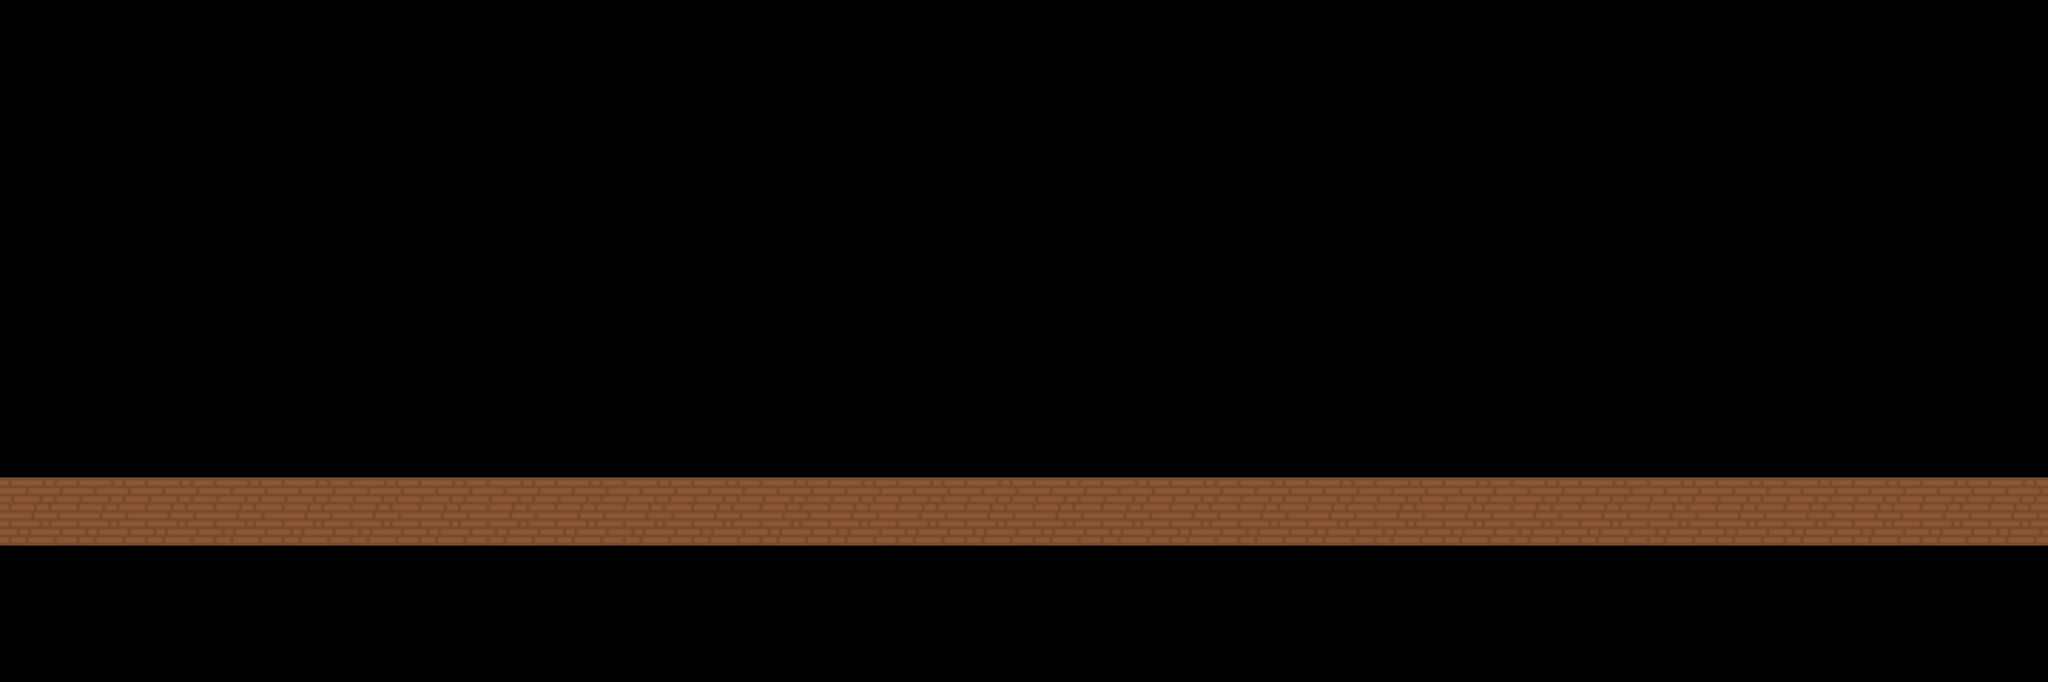

This is a level from a 2D game, rendered from its Tiled map with the project's own tilesets. A one-line summary and the map file follow, with tile-layer data summarised:
An orthogonal 30x10 tile map with 70x70 px tiles, 2 tile layers (World, Coins), 2 tilesets.

<map version="1.2" tiledversion="1.3.5" orientation="orthogonal" renderorder="right-down" width="30" height="10" tilewidth="70" tileheight="70" infinite="0" backgroundcolor="#000000" nextlayerid="3" nextobjectid="31">
 <editorsettings>
  <export target="flatscene.json" format="json" />
 </editorsettings>
 <tileset firstgid="1" name="tiles" tilewidth="70" tileheight="70" tilecount="16" columns="4">
  <image source="tiles.png" width="280" height="280" />
  <tile id="0">
   <properties>
    <property name="collides" type="bool" value="true" />
   </properties>
  </tile>
  <tile id="1">
   <properties>
    <property name="collides" type="bool" value="true" />
   </properties>
  </tile>
  <tile id="2">
   <properties>
    <property name="collides" type="bool" value="true" />
   </properties>
  </tile>
  <tile id="3">
   <properties>
    <property name="collides" type="bool" value="true" />
   </properties>
  </tile>
  <tile id="4">
   <properties>
    <property name="collides" type="bool" value="true" />
   </properties>
  </tile>
  <tile id="5">
   <properties>
    <property name="collides" type="bool" value="true" />
   </properties>
  </tile>
  <tile id="6">
   <properties>
    <property name="collides" type="bool" value="true" />
   </properties>
  </tile>
  <tile id="8">
   <properties>
    <property name="collides" type="bool" value="true" />
   </properties>
  </tile>
  <tile id="9">
   <properties>
    <property name="collides" type="bool" value="true" />
   </properties>
  </tile>
  <tile id="10">
   <properties>
    <property name="collides" type="bool" value="true" />
   </properties>
  </tile>
  <tile id="12">
   <properties>
    <property name="collides" type="bool" value="true" />
   </properties>
  </tile>
  <tile id="13">
   <properties>
    <property name="collides" type="bool" value="true" />
   </properties>
  </tile>
  <tile id="14">
   <properties>
    <property name="collides" type="bool" value="true" />
   </properties>
  </tile>
 </tileset>
 <tileset firstgid="17" name="coin" tilewidth="70" tileheight="70" tilecount="1" columns="1">
  <image source="coinGold.png" width="70" height="70" />
 </tileset>
 <layer id="1" name="World" width="30" height="10">
  <data>[300 cells, 30 non-empty, 1 distinct tile ids]</data>
 </layer>
 <layer id="2" name="Coins" width="30" height="10">
  <data>[300 cells, 0 non-empty, 0 distinct tile ids]</data>
 </layer>
</map>
